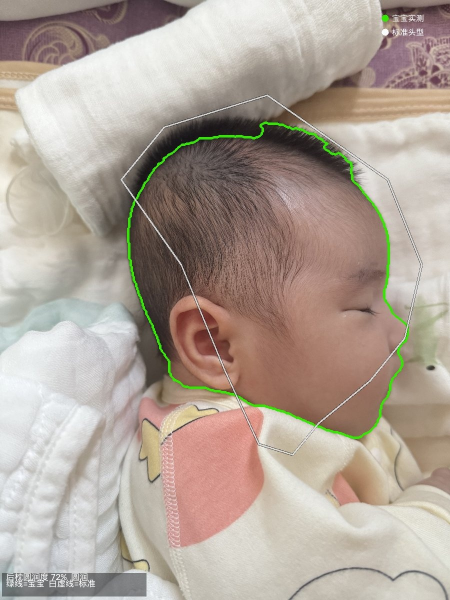
#> input picture side_mimo_final.jpg, 900 x 1200 px, found by its file name (shown at 1/2 size)
$ python analyze_white_line_v3.py   (Python 2 division)
#> lines starting #> are read from the running program, lines starting #| are printed output that depends on the picture; after the words box and inside, x2 and y2 are one past the last pixel; in counts of white or black regions, pixels touching at a corner belong together
"""
分析 side_mimo_final.jpg 中白线轮廓 - 高效版
从代码逻辑 + 图像分析两个角度分析白线
"""
import cv2
import numpy as np

img = cv2.imread("D:\\baby-head-shape\\side_mimo_final.jpg")
#> img is the input picture: shape (1200, 900, 3); mean B, G, R 151.9, 162.6, 175.6
h, w = img.shape[:2]
#> h = 1200; w = 900
print(f"图片尺寸: {w}x{h}")
#| 图片尺寸: 900x1200

# ========== 1. 白线生成逻辑 ==========
print("="*60)
print("【一、白线生成逻辑】(从 standard_compare.py)")
print("="*60)
print("""
白线 = 标准头型轮廓, 经过以下处理:
1. 从 .npy 文件加载原始标准轮廓
2. 极坐标采样 360 点, 计算 60th percentile 缩放比例
3. 将标准轮廓缩放+平移到宝宝轮廓中心
4. 首尾距离>3px 时闭合
5. 用 cv2.drawContours 画白色实线 (线宽=2px)

关键: 白线是标准轮廓的 **缩放副本**, 不是自由绘制的曲线。
它是闭合的多边形, 顶点数量取决于 .npy 文件中的原始点数。
""")

# ========== 2. 从代码回溯标准轮廓 ==========
print("="*60)
print("【二、标准轮廓来源分析】")
print("="*60)

import os
std_dir = "D:\\baby-head-shape\\标准头型"
cache_dir = "D:\\baby-head-shape\\std_cache"

# 检查可用的标准轮廓文件
for side in ['left', 'right']:
    for d, label in [(cache_dir, 'std_cache'), (std_dir, '标准头型')]:
        path = os.path.join(d, f'std_side_{side}.npy')
        if os.path.exists(path):
            data = np.load(path, allow_pickle=True)
            pts = data.reshape(-1, 2)
            print(f"  {label}/std_side_{side}.npy: {len(pts)} 个点")
            # 分析点间距
            dists = np.sqrt(np.sum(np.diff(pts, axis=0)**2, axis=1))
            print(f"    点间距: min={dists.min():.1f}, max={dists.max():.1f}, mean={dists.mean():.1f}, std={dists.std():.1f}")
            # 检查是否闭合
            closure_gap = np.linalg.norm(pts[0] - pts[-1])
            print(f"    首尾间距: {closure_gap:.1f}px")

# ========== 3. 从图像提取白线轮廓 ==========
print(f"\n{'='*60}")
print("【三、从图像提取白线轮廓】")
print("="*60)

# 方法: 使用高亮白色像素 + 形态学处理
# 白线: 线宽约2px, 颜色接近(255,255,255)
bgr = img
rgb = cv2.cvtColor(bgr, cv2.COLOR_BGR2RGB)

# 快速白色检测 (向量化)
r, g, b = rgb[:,:,0], rgb[:,:,1], rgb[:,:,2]
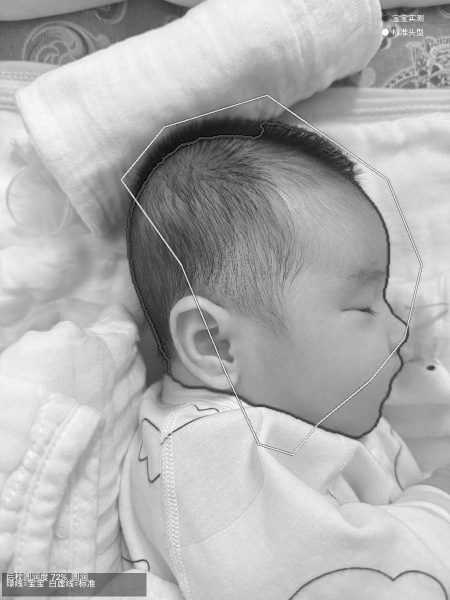
#> r: shape (1200, 900) (shown at 1/2 size); min 0, max 255, mean 175.6
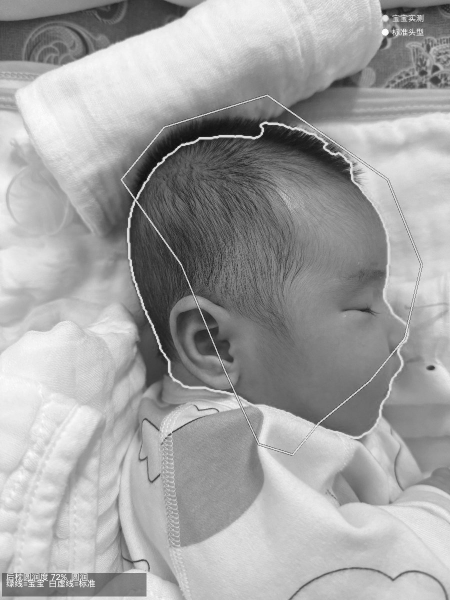
#> g: shape (1200, 900) (shown at 1/2 size); min 5, max 255, mean 162.6
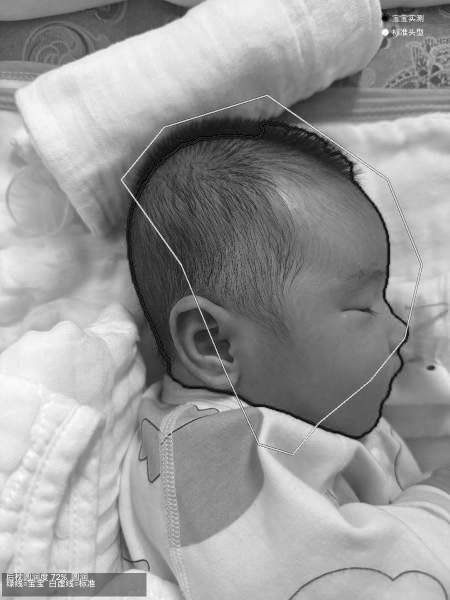
#> b: shape (1200, 900) (shown at 1/2 size); min 0, max 255, mean 151.9
v = np.max(rgb, axis=2).astype(np.float32)
s = (v - np.min(rgb, axis=2).astype(np.float32)) / (v + 1e-6)
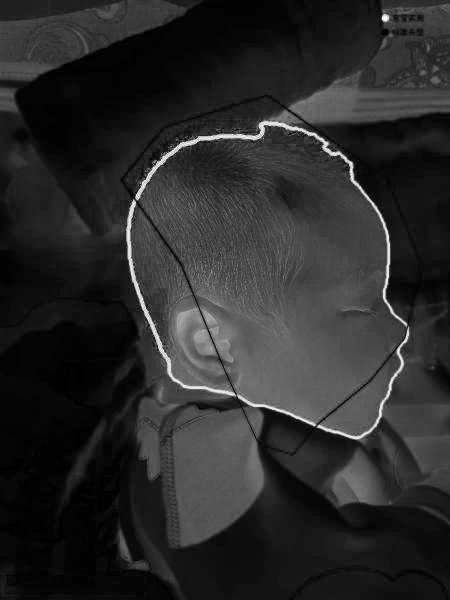
#> s: shape (1200, 900) float32 (shown at 1/2 size); min 0, max 1, mean 0.166

# 白色条件: V>220, S<0.15, 三通道接近
white_mask = ((v > 220) & (s < 0.15) &
              (np.abs(r.astype(int) - g.astype(int)) < 25) &
              (np.abs(g.astype(int) - b.astype(int)) < 25)).astype(np.uint8) * 255
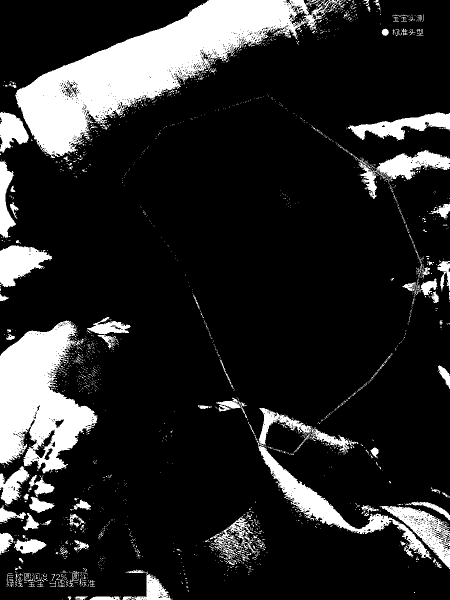
#> white_mask: shape (1200, 900) (shown at 1/2 size); 15.9% white; 2165 white regions (2024 under 20 px), largest, box (x1, y1, x2, y2) and area: (30, 0, 685, 316) 66833, (0, 641, 195, 947) 34639, (516, 891, 863, 1118) 10208

# 排除底部文字区域 (y > h-80)
white_mask[h-80:, :] = 0
# 排除右上角图例区域
white_mask[:100, w-200:] = 0
# 排除图片边框
white_mask[:3, :] = 0
white_mask[-3:, :] = 0
white_mask[:, :3] = 0
white_mask[:, -3:] = 0
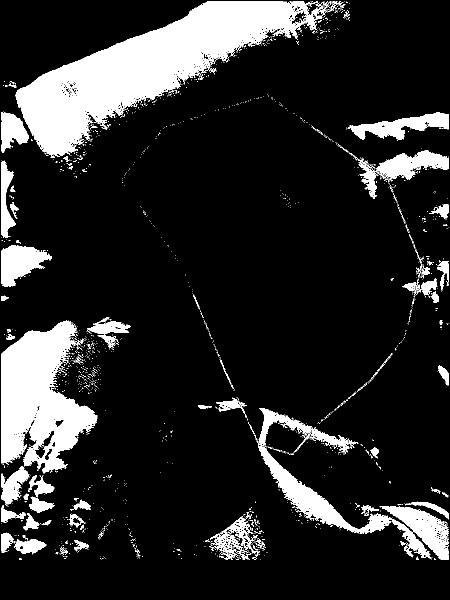
#> white_mask: shape (1200, 900) (shown at 1/2 size); 15.1% white; 1854 white regions (1755 under 20 px)

total_white = np.sum(white_mask > 0)
#> total_white = 163358
print(f"白色像素总数: {total_white}")
#| 白色像素总数: 163358

# 找轮廓
contours, hierarchy = cv2.findContours(white_mask, cv2.RETR_EXTERNAL, cv2.CHAIN_APPROX_SIMPLE)
#> contours = 1840 contours, 1774 with area under 20; largest, box (x1, y1, x2, y2) and area: (30, 3, 663, 316) 67026, (3, 641, 195, 947) 34504, (516, 891, 863, 1118) 9681, (759, 1012, 897, 1120) 5514, (717, 300, 897, 398) 5360
print(f"白色轮廓区域数: {len(contours)}")
#| 白色轮廓区域数: 1840

# 按面积排序
contours_sorted = sorted(contours, key=cv2.contourArea, reverse=True)
#> contours_sorted has the same summary as contours

# 分析前10个最大区域
print(f"\n前10个白色区域:")
for i, cnt in enumerate(contours_sorted[:10]):
    area = cv2.contourArea(cnt)
    perimeter = cv2.arcLength(cnt, True)
    x, y, bw, bh = cv2.boundingRect(cnt)
    n_pts = len(cnt)
    eps3 = 0.03 * perimeter
    approx = cv2.approxPolyDP(cnt, eps3, True)
    print(f"  #{i}: 面积={area:.0f}, 周长={perimeter:.0f}, "
          f"边界=({x},{y},{bw}x{bh}), 点数={n_pts}, eps3近似={len(approx)}顶点")
#> this loop made 10 passes
#> (area, perimeter, x, y, bw, bh, n_pts, eps3) on passes 1, 3, 4, 5, 6: (67026.5, 3734.6, 30, 3, 633, 313, 2144, 112), (9681, 1759.4, 516, 891, 347, 227, 999, 52.78), (5514.5, 662.5, 759, 1012, 138, 108, 380, 19.87), (5359.5, 1128, 717, 300, 180, 98, 623, 33.84), (4805, 415.6, 3, 491, 101, 83, 189, 12.47)
#> (area, perimeter, x, y, bw, bh, n_pts, eps3) on passes 2, 7, 8, 9, 10: (34504, 2222.2, 3, 641, 192, 306, 1104, 66.67), (4611.5, 646, 696, 225, 201, 56, 305, 19.38), (3088, 1258.9, 517, 816, 182, 89, 738, 37.77), (2627, 304.9, 3, 223, 55, 82, 138, 9.15), (2037, 384.8, 3, 321, 29, 155, 127, 11.54)
#|   #0: 面积=67026, 周长=3735, 边界=(30,3,633x313), 点数=2144, eps3近似=3顶点
#|   #1: 面积=34504, 周长=2222, 边界=(3,641,192x306), 点数=1104, eps3近似=5顶点
#|   #2: 面积=9681, 周长=1759, 边界=(516,891,347x227), 点数=999, eps3近似=3顶点
#|   #3: 面积=5514, 周长=662, 边界=(759,1012,138x108), 点数=380, eps3近似=3顶点
#|   #4: 面积=5360, 周长=1128, 边界=(717,300,180x98), 点数=623, eps3近似=4顶点
#|   #5: 面积=4805, 周长=416, 边界=(3,491,101x83), 点数=189, eps3近似=3顶点
#|   #6: 面积=4612, 周长=646, 边界=(696,225,201x56), 点数=305, eps3近似=5顶点
#|   #7: 面积=3088, 周长=1259, 边界=(517,816,182x89), 点数=738, eps3近似=6顶点
#> (further printed lines are left out)

# ========== 4. 识别白线轮廓 ==========
print(f"\n{'='*60}")
print("【四、识别白线轮廓】")
print("="*60)

# 白线轮廓的特征:
# - 围绕头部的闭合轮廓
# - 周长较长
# - 不是填充区域 (面积相对周长较小)

for i, cnt in enumerate(contours_sorted[:5]):
    area = cv2.contourArea(cnt)
    perimeter = cv2.arcLength(cnt, True)
    x, y, bw, bh = cv2.boundingRect(cnt)

    # 判断是否是线状轮廓 (面积小但周长长)
    if perimeter > 0:
        fill_ratio = area / (bw * bh) if bw * bh > 0 else 0
        compactness = (4 * np.pi * area) / (perimeter * perimeter) if perimeter > 0 else 0
    else:
        fill_ratio = compactness = 0

    # 判断是否可能是白线轮廓
    is_line_like = perimeter > 200 and fill_ratio < 0.3 and compactness < 0.3

    pts = cnt.reshape(-1, 2)
    cx, cy = np.mean(pts[:, 0]), np.mean(pts[:, 1])

    print(f"  #{i}: 面积={area:.0f}, 周长={perimeter:.0f}, "
          f"填充率={fill_ratio:.3f}, 紧凑度={compactness:.3f}, "
          f"中心=({cx:.0f},{cy:.0f}), {'← 可能是白线' if is_line_like else ''}")
#> this loop made 5 passes
#> (area, perimeter, x, y, bw, bh, fill_ratio, compactness) on passes 1 to 5: (67026.5, 3734.6, 30, 3, 633, 313, 0.338, 0.0604), (34504, 2222.2, 3, 641, 192, 306, 0.587, 0.0878), (9681, 1759.4, 516, 891, 347, 227, 0.123, 0.0393), (5514.5, 662.5, 759, 1012, 138, 108, 0.37, 0.158), (5359.5, 1128, 717, 300, 180, 98, 0.304, 0.0529)
#|   #0: 面积=67026, 周长=3735, 填充率=0.338, 紧凑度=0.060, 中心=(369,139),
#|   #1: 面积=34504, 周长=2222, 填充率=0.587, 紧凑度=0.088, 中心=(106,807),
#|   #2: 面积=9681, 周长=1759, 填充率=0.123, 紧凑度=0.039, 中心=(691,1028), ← 可能是白线
#|   #3: 面积=5514, 周长=662, 填充率=0.370, 紧凑度=0.158, 中心=(853,1053),
#|   #4: 面积=5360, 周长=1128, 填充率=0.304, 紧凑度=0.053, 中心=(782,342),

# ========== 5. 深入分析最可能的白线轮廓 ==========
print(f"\n{'='*60}")
print("【五、白线轮廓详细分析】")
print("="*60)

# 找最可能是白线的轮廓 (周长最长的非填充区域)
main_cnt = None
for cnt in contours_sorted:
    area = cv2.contourArea(cnt)
    perimeter = cv2.arcLength(cnt, True)
    x, y, bw, bh = cv2.boundingRect(cnt)
    fill_ratio = area / (bw * bh) if bw * bh > 0 else 0

    # 白线特征: 围绕头部, 不是填充色块
    # 头部区域大约在图片中部
    cx, cy = x + bw//2, y + bh//2
    in_head_region = (100 < cx < w-100) and (100 < cy < h-100)
    reasonable_size = perimeter > 500 and bh > 200

    if in_head_region and reasonable_size and fill_ratio < 0.2:
        main_cnt = cnt
        break
#> this loop made 3 passes
#> (area, perimeter, x, y, bw, bh, fill_ratio, cx) on passes 1 to 3: (67026.5, 3734.6, 30, 3, 633, 313, 0.338, 346), (34504, 2222.2, 3, 641, 192, 306, 0.587, 99), (9681, 1759.4, 516, 891, 347, 227, 0.123, 689)

if main_cnt is not None:
    area = cv2.contourArea(main_cnt)
    perimeter = cv2.arcLength(main_cnt, True)
    x, y, bw, bh = cv2.boundingRect(main_cnt)
    pts = main_cnt.reshape(-1, 2)
#> pts = 999 pairs, first value 516 to 862, second value 891 to 1117
    n = len(pts)
#> n = 999

    print(f"选定白线轮廓:")
    print(f"  面积: {area:.0f} px²")
#|   面积: 9681 px²
    print(f"  周长: {perimeter:.0f} px")
#|   周长: 1759 px
    print(f"  边界框: ({x},{y}, {bw}x{bh})")
#|   边界框: (516,891, 347x227)
    print(f"  点数: {n}")
#|   点数: 999
    print(f"  中心: ({np.mean(pts[:,0]):.0f}, {np.mean(pts[:,1]):.0f})")
#|   中心: (691, 1028)

    # 多边形近似
    print(f"\n  多边形近似 (顶点数 vs 精度):")
    for eps in [0.01, 0.02, 0.03, 0.04, 0.05, 0.06, 0.08, 0.10]:
        approx = cv2.approxPolyDP(main_cnt, eps * perimeter, True)
        error = cv2.matchShapes(main_cnt, approx, cv2.CONTOURS_MATCH_I2, 0)
        print(f"    eps={eps:.2f} → {len(approx)} 顶点, 形状误差={error:.4f}")
#> this loop made 8 passes
#> (approx, error) on passes 2 to 8: ([[516, 891], [611, 1034], [784, 1039], [862, 1116]], 7.66), ([[516, 891], [611, 1034], [862, 1116]], 11.42), ([[516, 891], [862, 1116]], 1.8e+308), ([[516, 891], [862, 1116]], 1.8e+308), ([[516, 891], [862, 1116]], 1.8e+308), ([[516, 891], [862, 1116]], 1.8e+308), ([[516, 891], [862, 1116]], 1.8e+308)
#> error on pass 1: 0.385
#> (printed output is left out)

    # 连续性: 相邻点间距分析
    dists = np.sqrt(np.sum(np.diff(pts, axis=0, append=pts[0:1])**2, axis=1))
#> dists = 999 values, max 12.73 at index 971, min 1 at index 0, mean 1.76
    print(f"\n  连续性分析 (相邻点间距):")
    print(f"    均值: {np.mean(dists):.2f} px")
#|     均值: 1.76 px
    print(f"    标准差: {np.std(dists):.2f} px")
#|     标准差: 1.07 px
    print(f"    最小: {np.min(dists):.2f} px")
#|     最小: 1.00 px
    print(f"    最大: {np.max(dists):.2f} px")
#|     最大: 12.73 px
    print(f"    中位数: {np.median(dists):.2f} px")
#|     中位数: 1.41 px

    # 找大间距 (断裂)
    mean_d = np.mean(dists)
#> mean_d = 1.76
    std_d = np.std(dists)
#> std_d = 1.07
    gap_thresh = mean_d + 2 * std_d
#> gap_thresh = 3.9
    large_gaps = np.where(dists > gap_thresh)[0]
#> large_gaps = 56 values from 25 to 976
    print(f"\n  大间距 (>{gap_thresh:.1f}px): {len(large_gaps)} 个")
#|   大间距 (>3.9px): 56 个
    if len(large_gaps) > 0:
        for idx in large_gaps[:5]:
            next_idx = (idx + 1) % n
            print(f"    点{idx}→{next_idx}: {dists[idx]:.1f}px, "
                  f"({pts[idx,0]},{pts[idx,1]})→({pts[next_idx,0]},{pts[next_idx,1]})")
#> this loop made 5 passes
#> (idx, next_idx) on passes 1 to 5: (25, 26), (54, 55), (121, 122), (164, 165), (175, 176)
#|     点25→26: 4.2px, (525,916)→(528,919)
#|     点54→55: 5.7px, (548,947)→(544,951)
#|     点121→122: 5.0px, (572,993)→(577,993)
#|     点164→165: 4.2px, (587,1004)→(584,1007)
#|     点175→176: 4.0px, (587,1009)→(591,1009)

    # 凸包分析
    hull = cv2.convexHull(main_cnt)
#> hull = contour of 25 points, box (x1, y1, x2, y2) (516, 891, 863, 1118), area 23213
    hull_area = cv2.contourArea(hull)
#> hull_area = 23213
    hull_perim = cv2.arcLength(hull, True)
#> hull_perim = 860.4
    solidity = area / hull_area if hull_area > 0 else 0
#> solidity = 0.417

    # 凹陷点
    hull_set = set(map(tuple, hull.reshape(-1, 2)))
#> hull_set = 25 items
    indentations = [i for i in range(n) if tuple(pts[i]) not in hull_set]
#> indentations = 973 values from 2 to 996

    print(f"\n  形状分析:")
    print(f"    凸度: {solidity:.3f} (1.0=完全凸)")
#|     凸度: 0.417 (1.0=完全凸)
    print(f"    凹陷点数: {len(indentations)} / {n} ({len(indentations)/n*100:.1f}%)")
#|     凹陷点数: 973 / 999 (0.0%)

    # 曲率变化 (用角度变化衡量)
    angles = []
    for i in range(n):
        prev_i = (i - 1) % n
        next_i = (i + 1) % n
        v1 = pts[prev_i] - pts[i]
        v2 = pts[next_i] - pts[i]
        cos_a = np.dot(v1, v2) / (np.linalg.norm(v1) * np.linalg.norm(v2) + 1e-10)
        cos_a = np.clip(cos_a, -1, 1)
        angle = np.degrees(np.arccos(cos_a))
        angles.append(angle)
#> this loop made 999 passes
#> (prev_i, v1, v2, cos_a, angle) on passes 2 to 4: (0, [0, -1], [1, 1], -0.707, 135), (1, [-1, -1], [0, 2], -0.707, 135), (2, [0, -2], [1, 1], -0.707, 135)
#> after the loop, angles = 999 values, max 135 at index 332, min 0.000177 at index 203, mean 120.6
    angles = np.array(angles)

    sharp_angles = np.where(angles < 150)[0]  # 角度<150° 为锐角
#> sharp_angles = 999 values from 0 to 998
    print(f"    锐角顶点 (<150°): {len(sharp_angles)} / {n} ({len(sharp_angles)/n*100:.1f}%)")
#|     锐角顶点 (<150°): 999 / 999 (100.0%)

    # ========== 6. 与绿色轮廓对比 ==========
    print(f"\n{'='*60}")
    print("【六、白线 vs 绿线贴合度】")
    print("="*60)

    green_mask = cv2.inRange(cv2.cvtColor(img, cv2.COLOR_BGR2HSV), (35, 50, 50), (85, 255, 255))
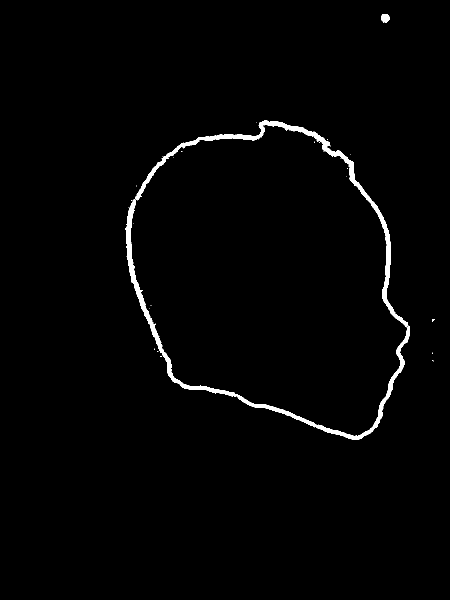
#> green_mask: shape (1200, 900) (shown at 1/2 size); 1.4% white; 26 white regions (24 under 20 px), largest, box (x1, y1, x2, y2) and area: (251, 241, 820, 879) 15260, (762, 28, 779, 45) 232
    g_ys, g_xs = np.where(green_mask > 0)
#> g_ys = 15560 values from 28 to 878; g_xs = 15560 values, max 869 at index 9641, min 251 at index 6351, mean 543

    if len(g_xs) > 10:
        # 白线: 极坐标采样
        wcx, wcy = np.mean(pts[:, 0]), np.mean(pts[:, 1])
#> wcx = 691.3; wcy = 1028.5
        w_r = np.sqrt((pts[:, 0] - wcx)**2 + (pts[:, 1] - wcy)**2)
#> w_r = 999 values, max 222.8 at index 0, min 9.8 at index 827, mean 107.8
        w_theta = np.arctan2(pts[:, 1] - wcy, pts[:, 0] - wcx)
#> w_theta = 999 values, max 3.14 at index 230, min -3.14 at index 220, mean -0.533

        # 绿线: 极坐标采样
        gcx, gcy = np.mean(g_xs), np.mean(g_ys)
#> gcx = 543; gcy = 538.5
        g_r = np.sqrt((g_xs - gcx)**2 + (g_ys - gcy)**2)
#> g_r = 15560 values, max 559.9 at index 7, min 225.5 at index 8502, mean 289.9
        g_theta = np.arctan2(g_ys - gcy, g_xs - gcx)
#> g_theta = 15560 values, max 3.14 at index 7809, min -3.14 at index 7792, mean -0.0547

        # 360度扇区平均半径
        phis = np.linspace(-np.pi, np.pi, 72, endpoint=False)  # 每5度
        sector_w = 2 * np.pi / 72

        w_radii = np.zeros(72)
        g_radii = np.zeros(72)

        for i, phi in enumerate(phis):
            # 白线
            mask = np.abs(((w_theta - phi + np.pi) % (2*np.pi)) - np.pi) < sector_w/2
            if np.any(mask):
                w_radii[i] = np.mean(w_r[mask])
            # 绿线
            mask_g = np.abs(((g_theta - phi + np.pi) % (2*np.pi)) - np.pi) < sector_w/2
            if np.any(mask_g):
                g_radii[i] = np.mean(g_r[mask_g])
#> after the loop, g_radii = 72 values, max 389.1 at index 23, min 230.1 at index 38, mean 284.2; w_radii = 72 values, max 203.2 at index 8, min 0 at index 9, mean 39.65

        both = (w_radii > 0) & (g_radii > 0)
        devs = np.abs(w_radii - g_radii)
#> devs = 72 values, max 389.1 at index 23, min 104.5 at index 8, mean 244.5
        sector_angles = np.degrees(phis)

        if np.any(both):
            print(f"  有效对比扇区: {np.sum(both)}/72")
#|   有效对比扇区: 44/72
            print(f"  平均偏差: {np.mean(devs[both]):.1f} px")
#|   平均偏差: 226.5 px
            print(f"  最大偏差: {np.max(devs[both]):.1f} px")
#|   最大偏差: 339.2 px

            # 分区域
            front = (sector_angles > -45) & (sector_angles < 45)
            back = (sector_angles > 135) | (sector_angles < -135)
            top = (sector_angles > 45) & (sector_angles < 135)
            bottom = (sector_angles < -45) & (sector_angles > -135)

            for name, m in [("前部(面部)", front), ("后部(枕部)", back),
                            ("顶部", top), ("底部", bottom)]:
                c = both & m
                if np.any(c):
                    print(f"    {name}: avg={np.mean(devs[c]):.1f}px, max={np.max(devs[c]):.1f}px")
#> this loop made 4 passes
#|     前部(面部): avg=172.7px, max=274.7px
#|     后部(枕部): avg=200.8px, max=245.1px
#|     顶部: avg=278.5px, max=339.2px

            max_idx = np.argmax(devs * both)
#> max_idx = 48
            print(f"  最大偏差角度: {sector_angles[max_idx]:.0f}° ({devs[max_idx]:.1f}px)")
#|   最大偏差角度: 60° (339.2px)

else:
    print("未找到明确的白线轮廓")
    # 回退: 分析图像中线宽约2px的白色结构
    print("\n使用替代方法: 分析细线结构...")

    # 用边缘检测找白线
    gray = cv2.cvtColor(img, cv2.COLOR_BGR2GRAY)
    edges = cv2.Canny(gray, 200, 255)
    # 只保留头部区域
    edges[:100, :] = 0
    edges[h-80:, :] = 0

    edge_contours, _ = cv2.findContours(edges, cv2.RETR_EXTERNAL, cv2.CHAIN_APPROX_SIMPLE)
    edge_sorted = sorted(edge_contours, key=cv2.arcLength, reverse=True)

    for i, cnt in enumerate(edge_sorted[:5]):
        area = cv2.contourArea(cnt)
        perimeter = cv2.arcLength(cnt, True)
        x, y, bw, bh = cv2.boundingRect(cnt)
        print(f"  边缘#{i}: 面积={area:.0f}, 周长={perimeter:.0f}, 边界=({x},{y},{bw}x{bh})")

print(f"\n{'='*60}")
print("【分析完成】")
print("="*60)
